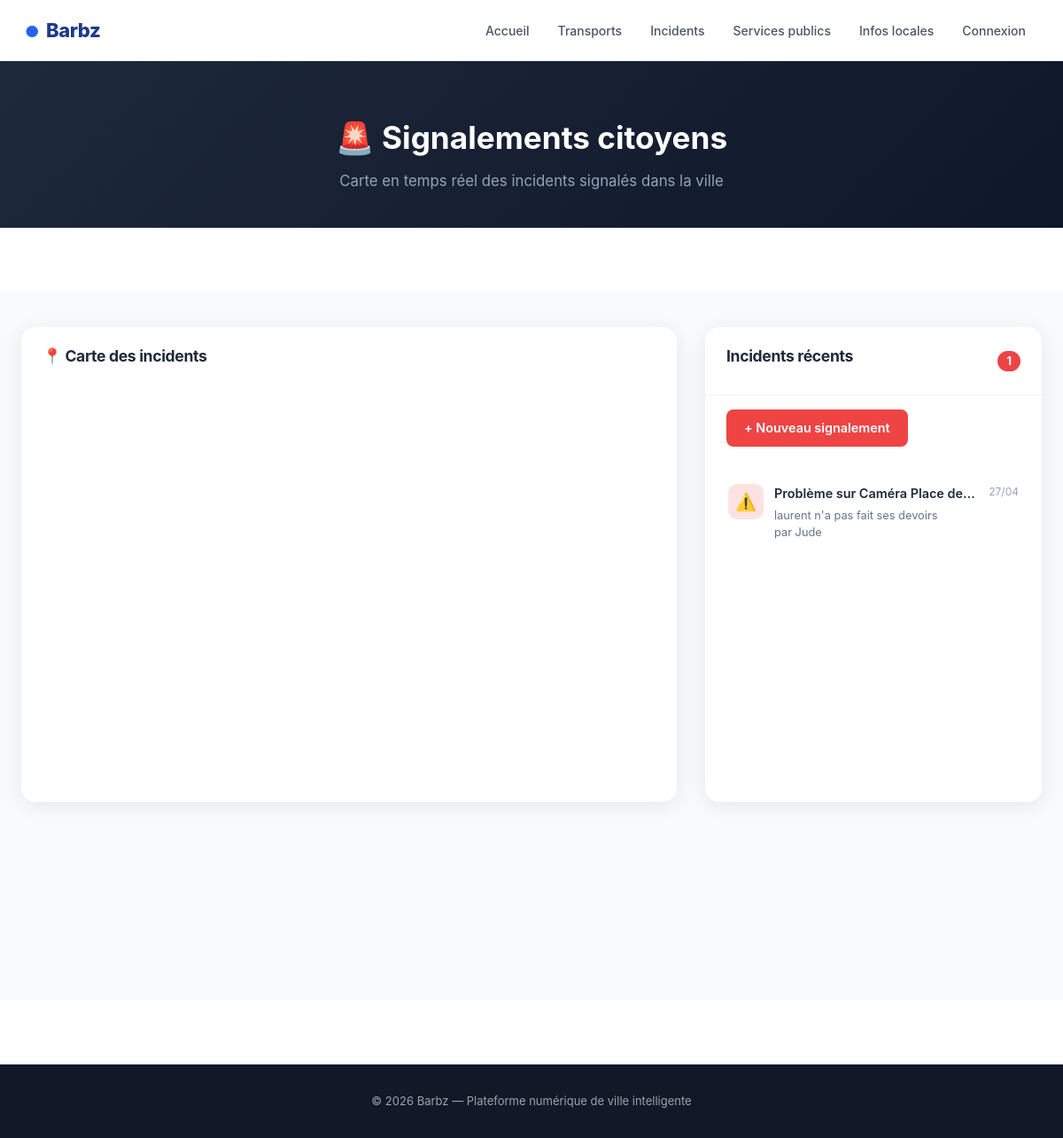
The app's page /signalements/, older data.
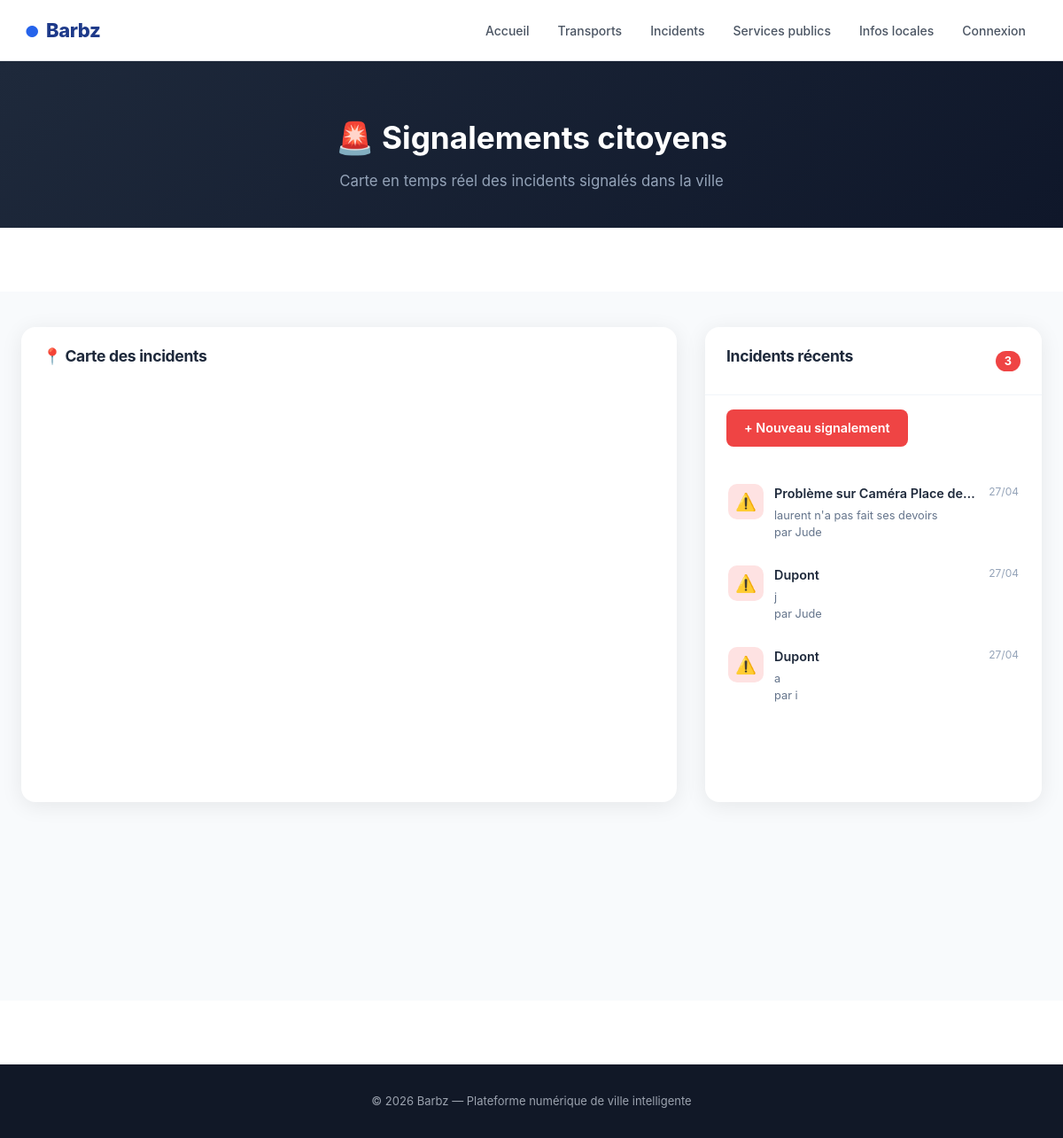
The same page, newer data.
### monapp/models.py (models this page shows, shortened)
class Information(models.Model):
    nom         = models.CharField(max_length=100)
    description = models.TextField()
    photo       = models.ImageField(upload_to='photos/information/', null=True, blank=True)
    date        = models.DateField(auto_now_add=True)
    auteur      = models.CharField(max_length=100)

class Signalement(Information):
    TYPE_CHOICES = [
        ('accident', 'Accident'),
        ('danger',   'Danger'),
        ('autre',    'Autre'),
    ]
    type_signalement = models.CharField(
        max_length=20,
        choices=TYPE_CHOICES,
        default='autre',
    )
    lieu    = models.ForeignKey(
        'Lieu',
        on_delete=models.SET_NULL,
        null=True, blank=True,
        related_name='signalements',
    )
    produit = models.ForeignKey(
        'Produit',
        on_delete=models.SET_NULL,
        null=True, blank=True,
        related_name='signalements',
    )

class Information(models.Model):
    nom         = models.CharField(max_length=100)
    description = models.TextField()
    photo       = models.ImageField(upload_to='photos/information/', null=True, blank=True)
    date        = models.DateField(auto_now_add=True)
    auteur      = models.CharField(max_length=100)

### monapp/views.py (the view)
# urls.py: path('signalements/', views.liste_signalements, name='liste_signalements'),
def liste_signalements(request):
    signalements = Signalement.objects.all().order_by('-date')
    carte = folium.Map(location=[0, 0], zoom_start=2, tiles=None)
    if image_path:
        folium.raster_layers.ImageOverlay(
            image=image_path,
            bounds=[[-100, -100], [100, 100]],
            opacity=1,
        ).add_to(carte)
    positions = [
        (18, 8), (-2, 12), (30, -5), (10, 25), (22, -18),
        (5, 0),  (35, 15), (-8, -5), (15, -12), (28, 5),
        (12, 18), (-5, 20), (40, 0), (8, -20), (20, 30),
    ]
    for i, sig in enumerate(signalements):
        if sig.lieu:
            lat = sig.lieu.latitude
            lon = sig.lieu.longitude
            lat += (sig.id % 3) * 0.8
            lon += (sig.id % 4) * 0.8
        else:
            lat, lon = positions[i % len(positions)]
            lat += (sig.id % 5) * 1.5
            lon += (sig.id % 7) * 1.5
        COULEURS = {'accident': 'red', 'danger': 'orange', 'autre': 'blue'}
        couleur = COULEURS.get(sig.type_signalement, 'red')
        popup_html = (
            f"<b>⚠️ {sig.nom}</b><br>"
            f"Type : {sig.get_type_signalement_display()}<br>"
            f"Lieu : {sig.lieu.Nom if sig.lieu else 'Non précisé'}<br>"
            f"Objet : {sig.produit.Nom if sig.produit else 'Aucun'}<br>"
            f"<small>par {sig.auteur} — {sig.date}</small><br>"
            f"<a href='/signalements/{sig.id}/'>Voir le détail →</a>"
        )
        folium.Marker(
            location=[lat, lon],
            popup=folium.Popup(popup_html, max_width=240),
            tooltip=sig.nom,
            icon=folium.Icon(color=couleur, icon="warning-sign"),
        ).add_to(carte)
    return render(request, 'signalements/liste_signalements.html', {
        'signalements': signalements,
        'carte': carte._repr_html_(),
    })

### monapp/templates/signalements/liste_signalements.html (shortened to what this page needs)
{% extends 'monapp/base.html' %}
{% load static %}
{% block extra_head %}
<link rel="stylesheet" href="{% static 'incident.css' %}">
{% endblock %}
{% block hero %}
<div class="signalements-hero">
    <h1>🚨 Signalements citoyens</h1>
    <p>Carte en temps réel des incidents signalés dans la ville</p>
</div>
{% endblock %}
{% block content %}
<div class="signalements-page">
    <div class="sig-layout">
        <div class="map-card">
            <h2>📍 Carte des incidents</h2>
            <div class="map-container">
            </div>
        </div>
        <div class="list-card">
            <div class="list-card-header">
                <h2>Incidents récents</h2>
                <span class="badge-count">{{ signalements|length }}</span>
            </div>
            <a href="{% url 'creer_signalement' %}" class="btn-nouveau">
                + Nouveau signalement
            </a>
            <div class="sig-list">
                {% if signalements %}
                    {% for s in signalements %}
                    <a href="{% url 'detail_signalement' s.id %}" class="sig-item">
                        <div class="sig-icon">⚠️</div>
                        <div class="sig-info">
                            <h4>{{ s.nom }}</h4>
                            <p>{{ s.description|truncatechars:60 }}</p>
                            <p>par {{ s.auteur }}</p>
                        </div>
                        <div class="sig-date">{{ s.date|date:"d/m" }}</div>
                    </a>
                    {% endfor %}
                {% else %}
                    <div class="sig-empty">
                        <div class="icon">✅</div>
                        <p>Aucun signalement pour le moment.</p>
                    </div>
                {% endif %}
            </div>
        </div>
    </div>
</div>
{% endblock %}
{% block footer %}
<footer class="site-footer">
    <div class="wrap">
        <p>&copy; 2026 Barbz — Plateforme numérique de ville intelligente</p>
    </div>
</footer>
{% endblock %}

Row changes from the older to the newer data that the page shows:
added Signalement: nom "Dupont", description "j", auteur "Jude", date "27/04"
added Signalement: nom "Dupont", description "a", auteur "i", date "27/04"
Text that changed along with them:
{{ signalements|length }}: "1" → "3"
